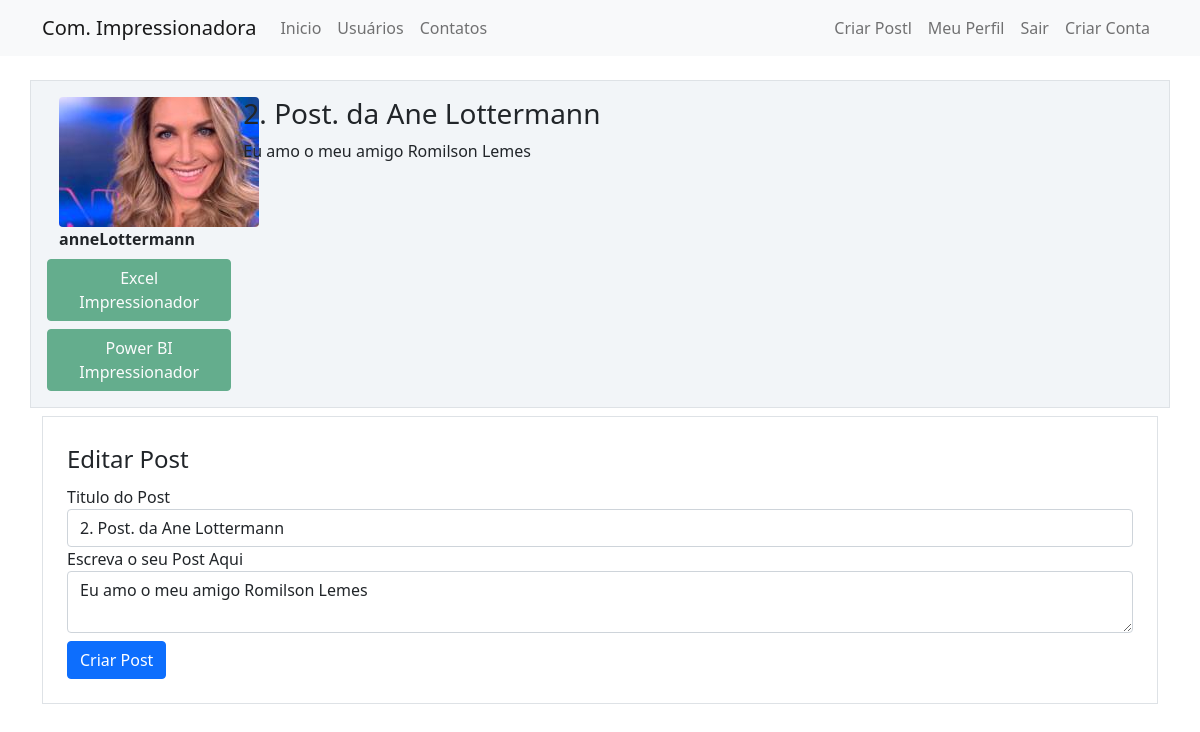
The app's page /post/2 (signed in), older data.
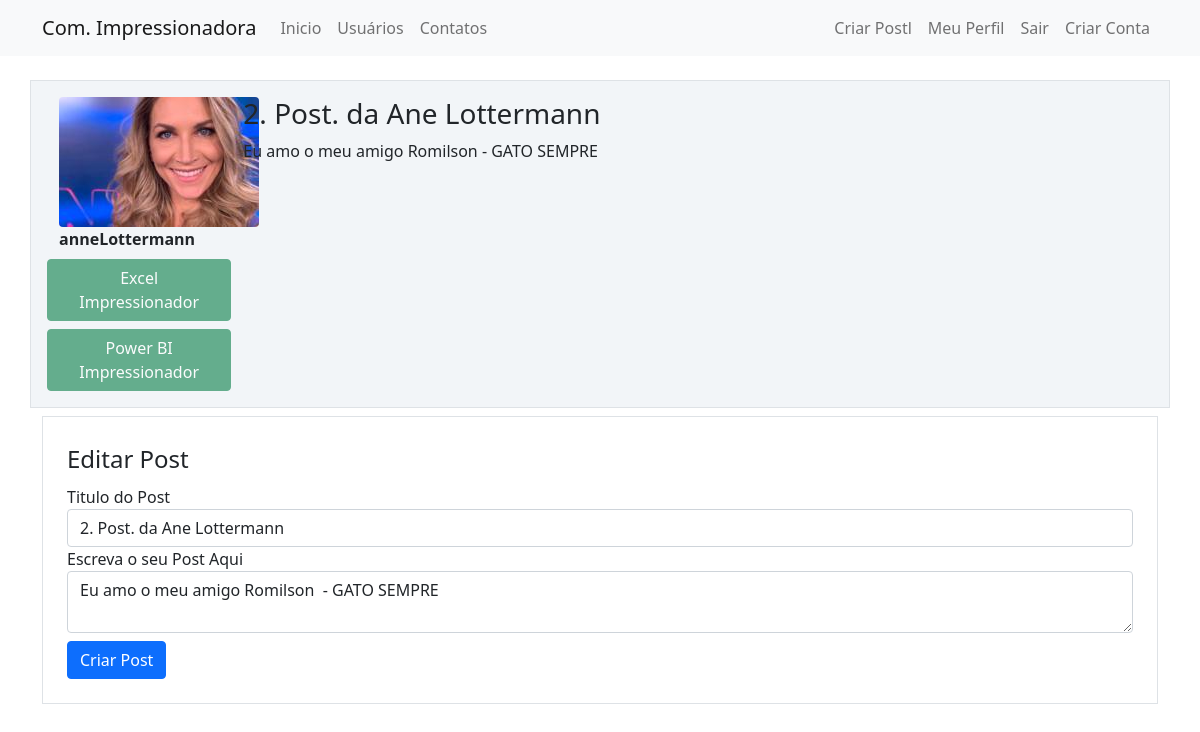
The same page, newer data.
### comunidadeimpressionadora/models.py (models this page shows)
class Post(database.Model):
    id = database.Column(database.Integer, primary_key=True)
    titulo = database.Column(database.String, nullable=False)
    corpo = database.Column(database.Text, nullable=False)
    data_criacao = database.Column(database.DateTime, nullable=False, default=datetime.utcnow)
    id_usuario = database.Column(database.Integer, database.ForeignKey('usuario.id'), nullable=False)

### comunidadeimpressionadora/routes.py (the view)
@app.route('/post/<post_id>', methods=['GET', 'POST'])
@login_required
def exibir_post(post_id):
    post = Post.query.get(post_id)
    if current_user == post.autor:
        form = FormCriarPost()
        if request.method == 'GET':
            form.titulo.data = post.titulo
            form.corpo.data = post.corpo
        elif form.validate_on_submit():
            post.titulo = form.titulo.data
            post.corpo = form.corpo.data
            database.session.commit()
            flash('Post atualizado com Sucesso', 'alert-success')
            return redirect(url_for('home'))
    else:
        form = None
    return render_template('post.html', post=post, form=form)

### comunidadeimpressionadora/forms.py
class FormCriarPost(FlaskForm):
    titulo          = StringField('Titulo do Post', validators=[DataRequired(), Length(2, 140)])
    corpo           = TextAreaField('Escreva o seu Post Aqui', validators=[DataRequired()])
    botao_submit    = SubmitField('Criar Post')

### comunidadeimpressionadora/models.py (called while the page is built)
@login_manager.user_loader
def load_usuario(id_usuario):
    return Usuario.query.get(int(id_usuario))

### comunidadeimpressionadora/templates/post.html (shortened to what this page needs)
{% extends 'base.html' %}
{% block body %}
    <div class="container mt-3">
            <div class="row border mt-4 p-3 meupost">
                <div class="col col-2">
                    <div class="image pe-2"> <img src="{{  url_for('static', filename='fotos_perfil/{}'.format(post.autor.foto_perfil)) }}" class="rounded" width="200"> </div>
                    <strong>{{ post.autor.username }}</strong>
                      {% if 'Não Informado' not in post.autor.cursos %}
                              <div class="row justify-content-center">
                                  {% for curso in post.autor.cursos.split(';') %}
                                        <button type="button" class="btn btn-success mt-2" disabled>{{ curso }}</button>
                                  {% endfor %}
                              </div>
                      {% endif %}
                </div>
                <div class="col col-9">
                    <h3>{{ post.titulo }}</h3>
                    <p>{{ post.corpo }}</p>
                </div>
            </div>
    </div>
    {% if form %}
        <div class="container">
           <div class="row">
               <div class="col">
                   <form method="POST" action="" class="border p-4 mt-2">
                       <legend>Editar Post</legend>
                       <fieldset>
                          <div class="form-group">
                               {{ form.titulo.label(class="form-control-label") }}
                               {% if form.titulo.errors %}
                                    {{ form.titulo(class="form-control is-invalid") }}
                                    <div class="invalid-feedback">
                                        {% for erro in form.titulo.errors %}
                                            {{ erro }}
                                        {% endfor %}
                                    </div>
                               {% else %}
                                    {{ form.titulo(class="form-control") }}
                               {% endif %}
                           </div>
                          <div class="form-group">
                               {{ form.corpo.label(class="form-control-label") }}
                               {% if form.corpo.errors %}
                                    {{ form.corpo(class="form-control is-invalid") }}
                                    <div class="invalid-feedback">
                                        {% for erro in form.corpo.errors %}
                                            {{ erro }}
                                        {% endfor %}
                                    </div>
                               {% else %}
                                    {{ form.corpo(class="form-control") }}
                               {% endif %}
                           </div>
                       </fieldset>
                       {{ form.botao_submit(class="btn btn-primary mt-2") }}
                   </form>
               </div>
            </div>
        </div>
    {% endif %}
{% endblock %}

Row changes from the older to the newer data that the page shows:
changed Post "2. Post. da Ane Lottermann": corpo "Eu amo o meu amigo Romilson Lemes" → "Eu amo o meu amigo Romilson - GATO SEMPRE"
